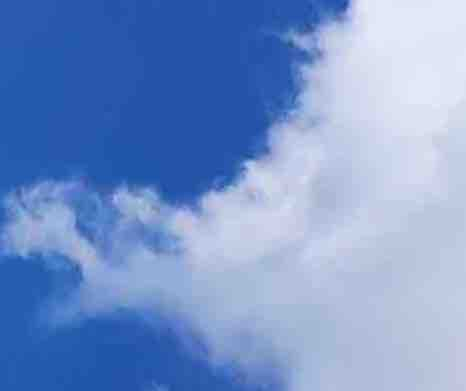
#> input picture processing/TaiMoShanMixedLand.jpg, 466 x 391 px
$ python annotate_testbed.py
#> lines starting #> are read from the running program, lines starting #| are printed output that depends on the picture; after the words box and inside, x2 and y2 are one past the last pixel; in counts of white or black regions, pixels touching at a corner belong together
import cv2
img = cv2.imread('TaiMoShanMixedLand.jpg',1)
#> img is the input picture: shape (391, 466, 3); mean B, G, R 202.1, 148.5, 119.2
print(img.shape)
#| (391, 466, 3)
for x in range (0,100):
    for y in range(0,100):
        img = cv2.line(img,(x,y),(x,y),(92,209,255),1)
    print('working')
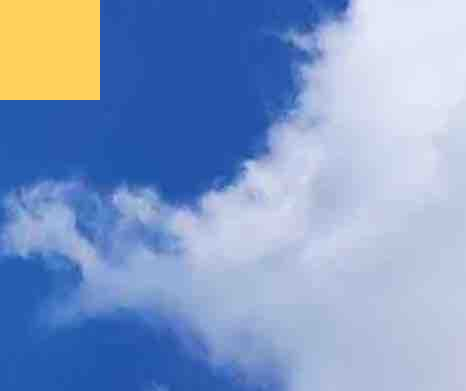
#> img: shape (391, 466, 3); 5.49% of pixels changed, all inside (x1, y1, x2, y2) = (0, 0, 100, 100)
cv2.imshow('image',img)
cv2.waitKey(0)
cv2.destroyAllWindows()
